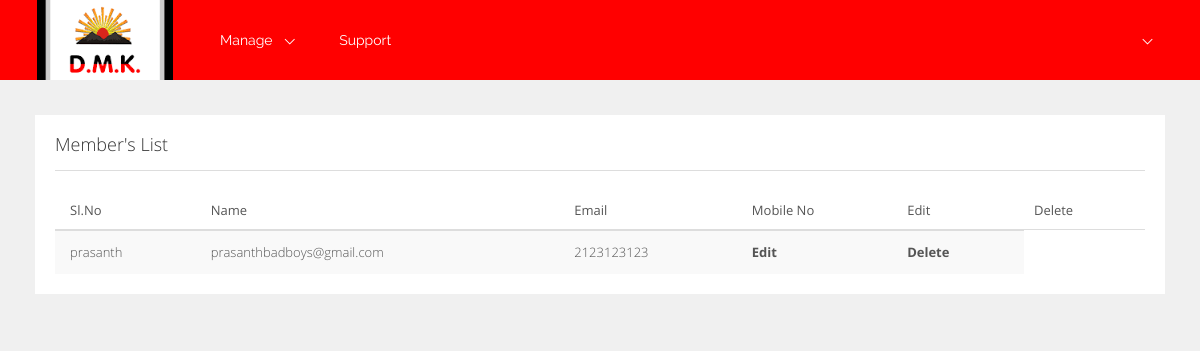
The app's page /manage/MemberList?type=memberList, older data.
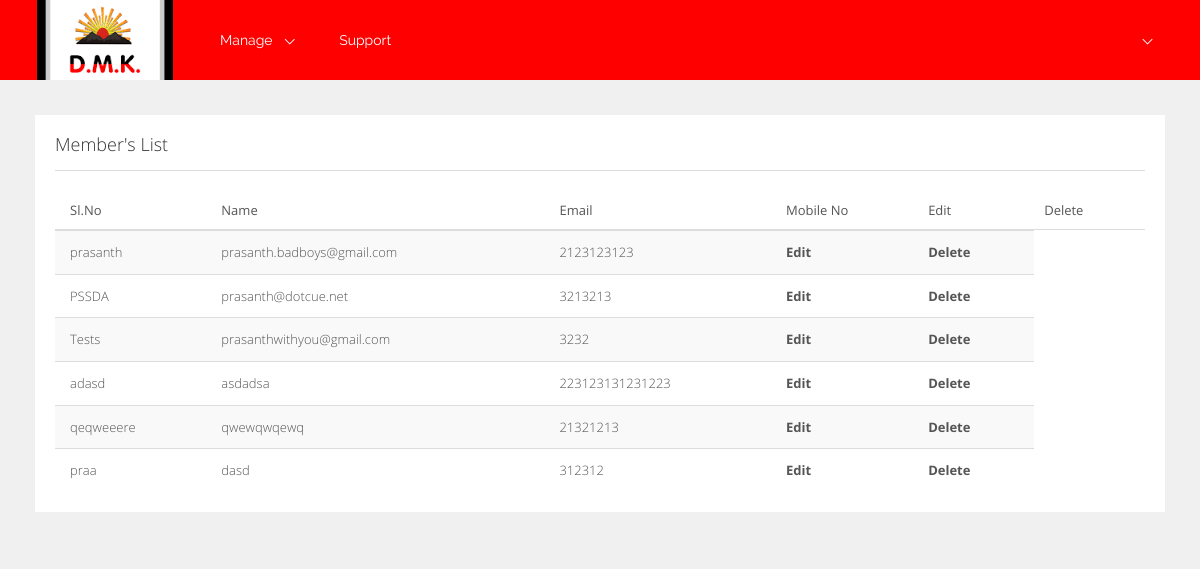
The same page, newer data.
### tables this page shows
CREATE TABLE IF NOT EXISTS `tbl_User` (
  `userId` int(11) NOT NULL AUTO_INCREMENT,
  `userName` varchar(255) DEFAULT NULL,
  `password` varchar(255) DEFAULT NULL,
  `Name` varchar(255) DEFAULT NULL,
  `mobileNo` bigint(20) DEFAULT NULL,
  `EmailId` varchar(255) DEFAULT NULL,
  `districtId` int(11) DEFAULT NULL,
  `usertypeId` int(11) DEFAULT NULL,
  `status` varchar(255) DEFAULT 'active',
  `createdAt` datetime DEFAULT NULL,
  PRIMARY KEY (`userId`)
);

### manage/db.php (called while the page is built, shortened)
<?php
    class Db {
        public function connect() {
		static $connection;
		if(!isset($connection)) {
		$config = parse_ini_file('config.ini');
		$connection = mysqli_connect('localhost',$config['username'],$config['password'],$config['dbname']);
		}
		return $connection;
        }
 public function selectquery($query) {
            $connection = $this -> connect();
            $result = $connection -> query($query);
            return $result;
        }
        public function select($query) {
            $resultData = array();
            $result = $this -> selectquery($query);
            while ($row = $result -> fetch_assoc()) {
                $resultData[] = $row;
            }
            return $resultData;
        }
    }
?>

### manage/MemberList.php (the view, shortened to what this page needs)
<?php include "header.php";
include "db.php";
$type=$_REQUEST['type'];
    $db = new Db();
?>
 <div class="main-content">
          <div class="row">
            <div class="col-md-12">
              <div class="panel panel-default">
                <div class="panel-heading">
                  <h3>Member's List</h3>
                </div>
              <div class="panel-body" >
	<?php if($type=='memberList'){?>
               <table id="table1" class="table table-striped table-hover table-fw-widget">
                  <thead>
                    <tr>
                      <th>Sl.No</th>
                      <th>Name</th>
                      <th>Email</th>
                      <th>Mobile No</th>
                      <th>Edit</th>
                      <th>Delete</th>
                    </tr>
                  </thead>
                  <tbody>
			<?php     $memberList = $db -> select("SELECT * FROM `tbl_User` WHERE `status`='active' and `usertypeId`='2'");
				for($i=0;$i<count($memberList);$i++){ ?>
                    <tr class="odd gradeX">
                      <td><?php echo $memberList[$i]['Name']?></td>
                      <td><?php echo $memberList[$i]['userName']?></td>
                      <td><?php echo $memberList[$i]['mobileNo']?></td>
                      <td class="center"><b> Edit</b></td>
                      <td class="center"><b>Delete</b></td>
                    </tr>
                    	<?php } ?>
                  </tbody>
                </table>
                    	<?php } else if($type=='districtList'){ ?>
  <table id="table1" class="table table-striped table-hover table-fw-widget">
                  <thead>
                    <tr>
                      <th>Sl.No</th>
                      <th>District</th>
                      <th>Edit</th>
                      <th>Delete</th>
                    </tr>
                  </thead>
                  <tbody>
			<?php     $districtList = $db -> select("SELECT * FROM `tbl_district` WHERE 1");
				for($i=0;$i<count($districtList);$i++){ ?>
                    <tr class="odd gradeX">
                      <td><?php echo $i+1; ?></td>
                      <td><?php echo $districtList[$i]['district']?></td>
                      <td class="center"><b> Edit</b></td>
                      <td class="center"><b>Delete</b></td>
                    </tr>
                    	<?php } ?>
                  </tbody>
                </table>
		<?php } ?>
                </div>
              </div>
            </div>
          </div>
        </div>
      </div>

Row changes from the older to the newer data that the page shows:
changed tbl_user "prasanth": userName "prasanthbadboys@gmail.com" → "prasanth.badboys@gmail.com"
added tbl_user: Name "PSSDA", userName "prasanth@dotcue.net", mobileNo "3213213"
added tbl_user: Name "Tests", userName "prasanthwithyou@gmail.com", mobileNo "3232"
added tbl_user: Name "adasd", userName "asdadsa", mobileNo "223123131231223"
added tbl_user: Name "qeqweeere", userName "qwewqwqewq", mobileNo "21321213"
added tbl_user: Name "praa", userName "dasd", mobileNo "312312"
